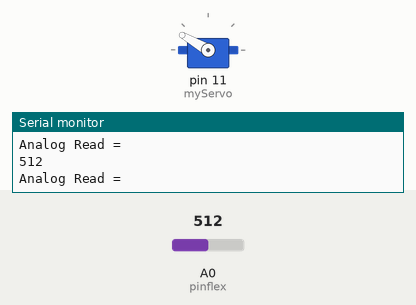
Bench run of a sketch on a simulated Arduino Uno, built with avr-gcc and run on an emulated ATmega328P. Shown: servo, the last lines printed to the serial monitor. The test bench sets the inputs (shaded band); at power-on: A0 (pinflex) = 512.

Above: at 1.2 s.
1.3 s: A0 (pinflex) set to 865
2.8 s: A0 (pinflex) set to 890
At 3.9 s:
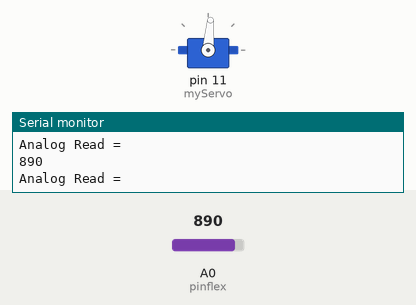
4.3 s: A0 (pinflex) set to 716
At 5.2 s:
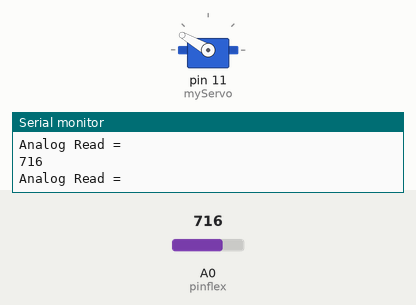
5.8 s: A0 (pinflex) set to 885
At 6.4 s:
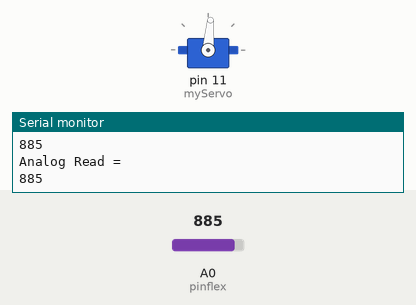
Timing chart, 0 to 8.3 s (numbered marks = the images above; inputs shaded):
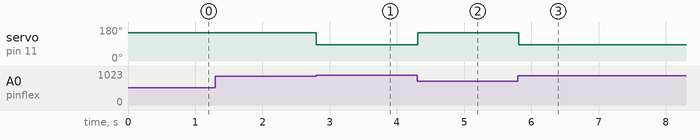

The sketch:

FlexSensorToServo.ino
```cpp
#include <Servo.h>

const int pinflex = 0;

Servo myServo;

void setup() {
Serial.begin(38400);
myServo.attach(11);

}

void loop() {
int flexpos = analogRead(pinflex);
Serial.println("Analog Read = ");
Serial.println(flexpos);
if(flexpos > 875){
  myServo.write(85);
}else{
  myServo.write(150);
}

delay(25);

}
```

Measured:
- the behaviour switches between 875 and 876 on A0 (pinflex) (found by bisection; images 0 and 1)
- after the input at 2.8 s, servo on pin 11 (myServo): 150° → 85° at once
- after the input at 4.3 s, servo on pin 11 (myServo): 85° → 150° at once
- after the input at 5.8 s, servo on pin 11 (myServo): 150° → 85° at once
